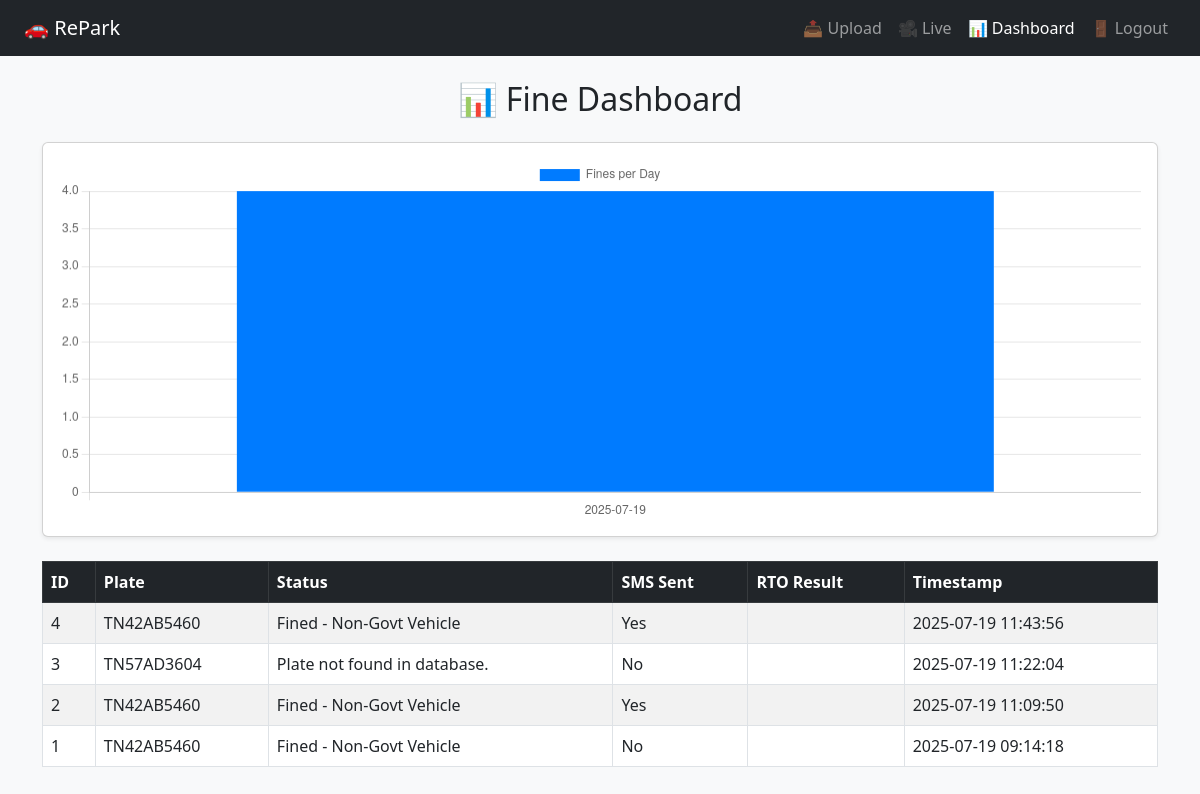
The app's page /dashboard (signed in) with its own data.
### tables this page shows
CREATE TABLE fines (
            id INTEGER PRIMARY KEY AUTOINCREMENT,
            plate TEXT,
            status TEXT,
            timestamp DATETIME DEFAULT CURRENT_TIMESTAMP
        , sms_sent TEXT DEFAULT 'No', rto_valid TEXT DEFAULT 'Unknown');

### app/main.py (the view)
@app.route('/dashboard')
@login_required
def dashboard():
    conn = get_db_connection()
    cursor = conn.cursor()
    cursor.execute("SELECT * FROM fines ORDER BY timestamp DESC")
    fines = cursor.fetchall()
    cursor.execute("""
        SELECT DATE(timestamp) as day, COUNT(*) as total
        FROM fines
        GROUP BY day
        ORDER BY day DESC
    """)
    rows = cursor.fetchall()
    chart_data = [{"day": row["day"], "total": row["total"]} for row in rows]
    conn.close()
    return render_template("dashboard.html", fines=fines, chart_data=chart_data)

### app/db.py (called while the page is built)
def get_db_connection():
    os.makedirs("data", exist_ok=True)
    conn = sqlite3.connect("data/vehicles.db")
    conn.row_factory = sqlite3.Row
    return conn

### app/main.py (called while the page is built)
def login_required(f):
    @wraps(f)
    def decorated_function(*args, **kwargs):
        if 'username' not in session:
            return redirect('/login')
        return f(*args, **kwargs)
    return decorated_function

### app/templates/dashboard.html (shortened to what this page needs)
<!DOCTYPE html>
<html lang="en">
<head>
  <link href="https://cdn.jsdelivr.net/npm/bootstrap@5.3.0/dist/css/bootstrap.min.css" rel="stylesheet">
</head>
<body class="bg-light">
<nav class="navbar navbar-expand-lg navbar-dark bg-dark px-4">
  <a class="navbar-brand" href="/">🚗 RePark</a>
  <ul class="navbar-nav ms-auto">
    <li class="nav-item"><a class="nav-link" href="/">📤 Upload</a></li>
    <li class="nav-item"><a class="nav-link" href="/live">🎥 Live</a></li>
    <li class="nav-item"><a class="nav-link active" href="/dashboard">📊 Dashboard</a></li>
    <li class="nav-item"><a class="nav-link" href="/logout">🚪 Logout</a></li>
  </ul>
</nav>
<div class="container mt-4">
  <h2 class="mb-4 text-center">📊 Fine Dashboard</h2>
  <div class="card shadow-sm mb-4">
    <div class="card-body">
      <canvas id="finesChart" height="100"></canvas>
    </div>
  </div>
  {% if fines %}
    <table class="table table-bordered table-striped table-hover">
      <thead class="table-dark">
        <tr>
          <th>ID</th>
          <th>Plate</th>
          <th>Status</th>
          <th>SMS Sent</th>
          <th>RTO Result</th>
          <th>Timestamp</th>
        </tr>
      </thead>
      <tbody>
        {% for fine in fines %}
        <tr>
          <td>{{ fine.id }}</td>
          <td>{{ fine.plate }}</td>
          <td>{{ fine.status }}</td>
          <td>{{ fine.sms_sent }}</td>
          <td>{{ fine.rto_result }}</td>
          <td>{{ fine.timestamp }}</td>
        </tr>
        {% endfor %}
      </tbody>
    </table>
  {% else %}
    <div class="alert alert-warning text-center">No fines recorded yet.</div>
  {% endif %}
</div>
<script>
  const chartData = {{ chart_data | tojson | safe }};
  const labels = chartData.map(row => row.day);
  const values = chartData.map(row => row.total);
  const ctx = document.getElementById('finesChart').getContext('2d');
  new Chart(ctx, {
    type: 'bar',
    data: {
      labels: labels.reverse(),
      datasets: [{
        label: 'Fines per Day',
        data: values.reverse(),
        backgroundColor: '#007bff'
      }]
    },
    options: {
      responsive: true,
      scales: {
        y: { beginAtZero: true }
      }
    }
  });
</script>
</body>
</html>

### records on screen
fines: id "4", plate "TN42AB5460", status "Fined - Non-Govt Vehicle", sms_sent "Yes", timestamp "2025-07-19 11:43:56"
fines: id "3", plate "TN57AD3604", status "Plate not found in database.", sms_sent "No", timestamp "2025-07-19 11:22:04"
fines: id "2", plate "TN42AB5460", status "Fined - Non-Govt Vehicle", sms_sent "Yes", timestamp "2025-07-19 11:09:50"
fines: id "1", plate "TN42AB5460", status "Fined - Non-Govt Vehicle", sms_sent "No", timestamp "2025-07-19 09:14:18"

### other values on screen
chart data {{ chart_data | tojson | safe }} [{"day": "2025-07-19", "total": 4}]
